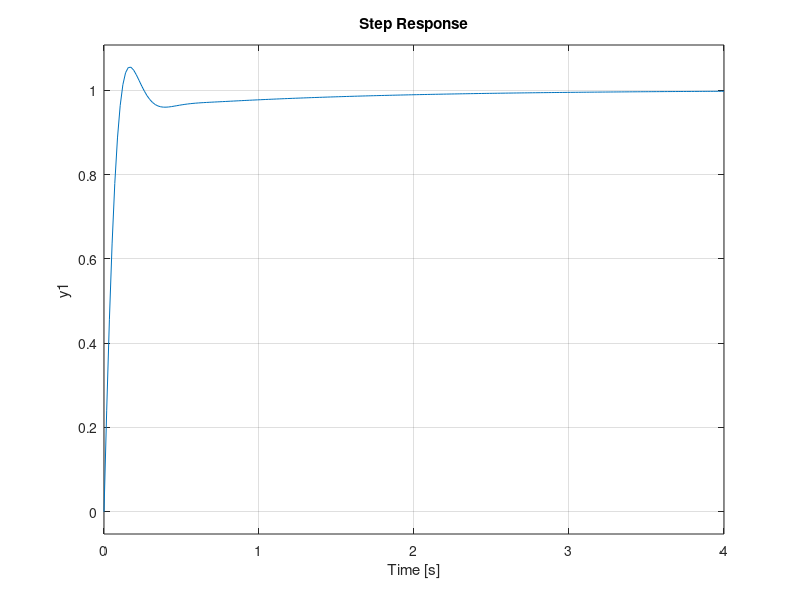

Write the MATLAB code that produced this figure. (Note: this script raises an error after producing the figure.)
close all; clear all;
s = tf('s');

%PID Controller 1
    tr = 0.1;
    Mp = 5.5;
    
    wn = 1.8/tr;
    zeta = -log(Mp/100)/sqrt(pi^2+(log(Mp/100))^2);
    wd = wn*sqrt(1-zeta^2);
    sd = -wn*zeta+wd*1i;
    Gp = (s+8)/((s+3)*(s+6)*(s+10));
    GpSD = (sd+8)/((sd+3)*(sd+6)*(sd+10));
    
    %PI Design
%         hold on
%         rlocus(Gp)
        zi = 0.8;
        Gi = (s+zi)/s;
        GiSD = (sd+zi)/sd;
%         rlocus(Gi*Gp)
%         hold off

    %PD Design
        alpha = pi - angle(1/GpSD);
        zc = abs(real(sd))+imag(sd)/atan(alpha);
        Gd = s+zc;
        GdSD = sd+zc;

    %Gain Calculation
        K = abs(1/(GpSD*GiSD*GdSD));
    
    %Controller TF
        Gc = K*Gd*Gi

    %Step Response and Info
        Gl = (Gc*Gp)/(1+Gc*Gp);
        step(Gl,4)
        stepinfo(Gl)
